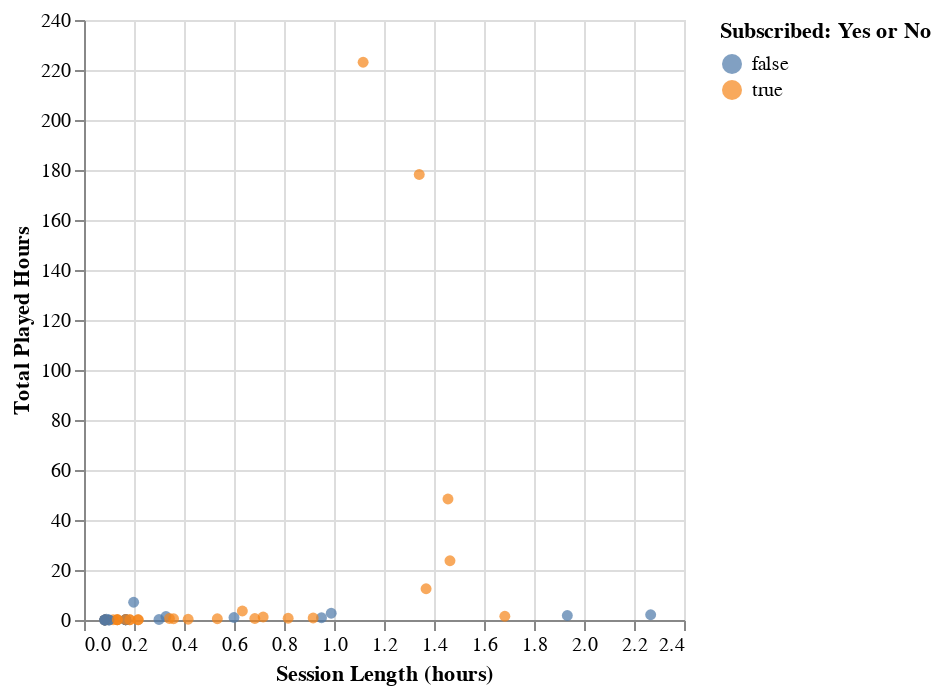

The notebook cell this image was saved under:
### Markdown cell above
We see from this confusion matrix that the classifier incorrectly predicted 10 subscribed observations as not subscribed. We are more interested in identifying observations that are subscribed???, making this the positive label, and non-subscribed observations are treated as the negative label.

As a result of these predictions, the precision of the classifier when using K=2 is 1 (17/17) and the recall is 0.654 (17/(17+9)). Therefore, every observation that is predicted as subscribed is correct, and no false positive predictions are made. However the classifier only identifies 65.4% of the actual positive observations and misses the remaining 34.6%. This means that the classifier makes a significant amount of false negatives (i.e., observations that are subscribed are incorrectly classified as not subscribed).

The lower recall could mean that the classifier is conservative when predicting the positive class (subscribed), as it avoids predicting subscribed unless it is very certain, which explains the high precision, but it fails to catch all positive (subscribed) observations.

### Code cell
test_predicted_plot=alt.Chart(players_sessions_test).mark_circle().encode(
    x=alt.X('session_length_hours').title('Session Length (hours)'),
    y=alt.Y('played_hours').title('Total Played Hours'),
    color=alt.Color('subscribe').title('Subscribed: Yes or No')
)
test_predicted_plot

### Figure 1 — Vega specification as saved in the notebook (floating-point values rounded to 4 significant figures)
{"$schema": "https://vega.github.io/schema/vega/v5.json", "data": [{"name": "source_0", "values": [{"played_hours": 1.5, "session_length_hours": 1.683, "subscribe": true}, {"played_hours": 0.1, "session_length_hours": 0.1333, "subscribe": true}, {"played_hours": 0.1, "session_length_hours": 0.1833, "subscribe": true}, {"played_hours": 0.0, "session_length_hours": 0.08333, "subscribe": false}, {"played_hours": 0.1, "session_length_hours": 0.2167, "subscribe": true}, {"played_hours": 0.5, "session_length_hours": 0.5333, "subscribe": true}, {"played_hours": 0.1, "session_length_hours": 0.1167, "subscribe": true}, {"played_hours": 1.4, "session_length_hours": 0.3278, "subscribe": false}, {"played_hours": 2.7, "session_length_hours": 0.9889, "subscribe": false}, {"played_hours": 0.6, "session_length_hours": 0.3417, "subscribe": true}, {"played_hours": 0.1, "session_length_hours": 0.1667, "subscribe": true}, {"played_hours": 0.3, "session_length_hours": 0.08939, "subscribe": false}, {"played_hours": 0.6, "session_length_hours": 0.6833, "subscribe": true}, {"played_hours": 0.1, "session_length_hours": 0.1667, "subscribe": false}, {"played_hours": 0.1, "session_length_hours": 0.1667, "subscribe": false}, {"played_hours": 0.1, "session_length_hours": 0.1667, "subscribe": false}, {"played_hours": 0.3, "session_length_hours": 0.4167, "subscribe": true}, {"played_hours": 178.2, "session_length_hours": 1.341, "subscribe": true}, {"played_hours": 23.7, "session_length_hours": 1.464, "subscribe": true}, {"played_hours": 0.1, "session_length_hours": 0.1667, "subscribe": false}, {"played_hours": 0.1, "session_length_hours": 0.2167, "subscribe": true}, {"played_hours": 0.9, "session_length_hours": 0.95, "subscribe": false}, {"played_hours": 1.0, "session_length_hours": 0.6, "subscribe": false}, {"played_hours": 0.7, "session_length_hours": 0.8167, "subscribe": true}, {"played_hours": 0.0, "session_length_hours": 0.1, "subscribe": false}, {"played_hours": 0.2, "session_length_hours": 0.1667, "subscribe": true}, {"played_hours": 3.6, "session_length_hours": 0.6333, "subscribe": true}, {"played_hours": 1.8, "session_length_hours": 1.933, "subscribe": false}, {"played_hours": 0.0, "session_length_hours": 0.08333, "subscribe": false}, {"played_hours": 12.5, "session_length_hours": 1.368, "subscribe": true}, {"played_hours": 48.4, "session_length_hours": 1.456, "subscribe": true}, {"played_hours": 0.0, "session_length_hours": 0.08333, "subscribe": false}, {"played_hours": 1.2, "session_length_hours": 0.7167, "subscribe": true}, {"played_hours": 0.0, "session_length_hours": 0.08333, "subscribe": false}, {"played_hours": 223.1, "session_length_hours": 1.117, "subscribe": true}, {"played_hours": 0.1, "session_length_hours": 0.1333, "subscribe": true}, {"played_hours": 0.1, "session_length_hours": 0.1833, "subscribe": true}, {"played_hours": 0.2, "session_length_hours": 0.3, "subscribe": false}, {"played_hours": 2.1, "session_length_hours": 2.267, "subscribe": false}, {"played_hours": 0.0, "session_length_hours": 0.1, "subscribe": false}, {"played_hours": 0.0, "session_length_hours": 0.08333, "subscribe": true}, {"played_hours": 7.1, "session_length_hours": 0.1986, "subscribe": false}, {"played_hours": 0.0, "session_length_hours": 0.08333, "subscribe": false}, {"played_hours": 0.1, "session_length_hours": 0.1333, "subscribe": true}, {"played_hours": 0.5, "session_length_hours": 0.3583, "subscribe": true}, {"played_hours": 0.0, "session_length_hours": 0.08333, "subscribe": false}, {"played_hours": 0.8, "session_length_hours": 0.9167, "subscribe": true}]}, {"name": "source_0_x_domain_session_length_hours", "values": [{"min": 0.08333, "max": 2.267}]}, {"name": "source_0_y_domain_played_hours", "values": [{"min": 0.0, "max": 223.1}]}, {"name": "source_0_color_domain_subscribe", "values": [{"subscribe": true}, {"subscribe": false}]}], "marks": [{"type": "symbol", "name": "marks", "from": {"data": "source_0"}, "encode": {"update": {"opacity": {"value": 0.7}, "y": {"field": "played_hours", "scale": "y"}, "shape": {"value": "circle"}, "x": {"field": "session_length_hours", "scale": "x"}, "fill": {"field": "subscribe", "scale": "color"}}}, "style": ["circle"]}], "scales": [{"name": "x", "type": "linear", "domain": [{"signal": "(data(\"source_0_x_domain_session_length_hours\")[0] || {}).min"}, {"signal": "(data(\"source_0_x_domain_session_length_hours\")[0] || {}).max"}], "range": [0, {"signal": "width"}], "nice": true, "zero": true}, {"name": "y", "type": "linear", "domain": [{"signal": "(data(\"source_0_y_domain_played_hours\")[0] || {}).min"}, {"signal": "(data(\"source_0_y_domain_played_hours\")[0] || {}).max"}], "range": [{"signal": "height"}, 0], "nice": true, "zero": true}, {"name": "color", "type": "ordinal", "domain": {"data": "source_0_color_domain_subscribe", "field": "subscribe", "sort": true}, "range": "category"}], "axes": [{"scale": "x", "domain": false, "labels": false, "orient": "bottom", "grid": true, "ticks": false, "zindex": 0, "aria": false, "tickCount": {"signal": "ceil(width/40)"}, "gridScale": "y", "maxExtent": 0, "minExtent": 0}, {"scale": "y", "gridScale": "x", "tickCount": {"signal": "ceil(height/40)"}, "minExtent": 0, "zindex": 0, "maxExtent": 0, "grid": true, "orient": "left", "domain": false, "labels": false, "aria": false, "ticks": false}, {"scale": "x", "orient": "bottom", "grid": false, "zindex": 0, "labelFlush": true, "title": "Session Length (hours)", "labelOverlap": true, "tickCount": {"signal": "ceil(width/40)"}}, {"scale": "y", "zindex": 0, "title": "Total Played Hours", "grid": false, "labelOverlap": true, "orient": "left", "tickCount": {"signal": "ceil(height/40)"}}], "background": "white", "width": 300, "height": 300, "padding": 5, "style": "cell", "legends": [{"title": "Subscribed: Yes or No", "fill": "color", "symbolType": "circle", "encode": {"symbols": {"update": {"opacity": {"value": 0.7}}}}}]}
